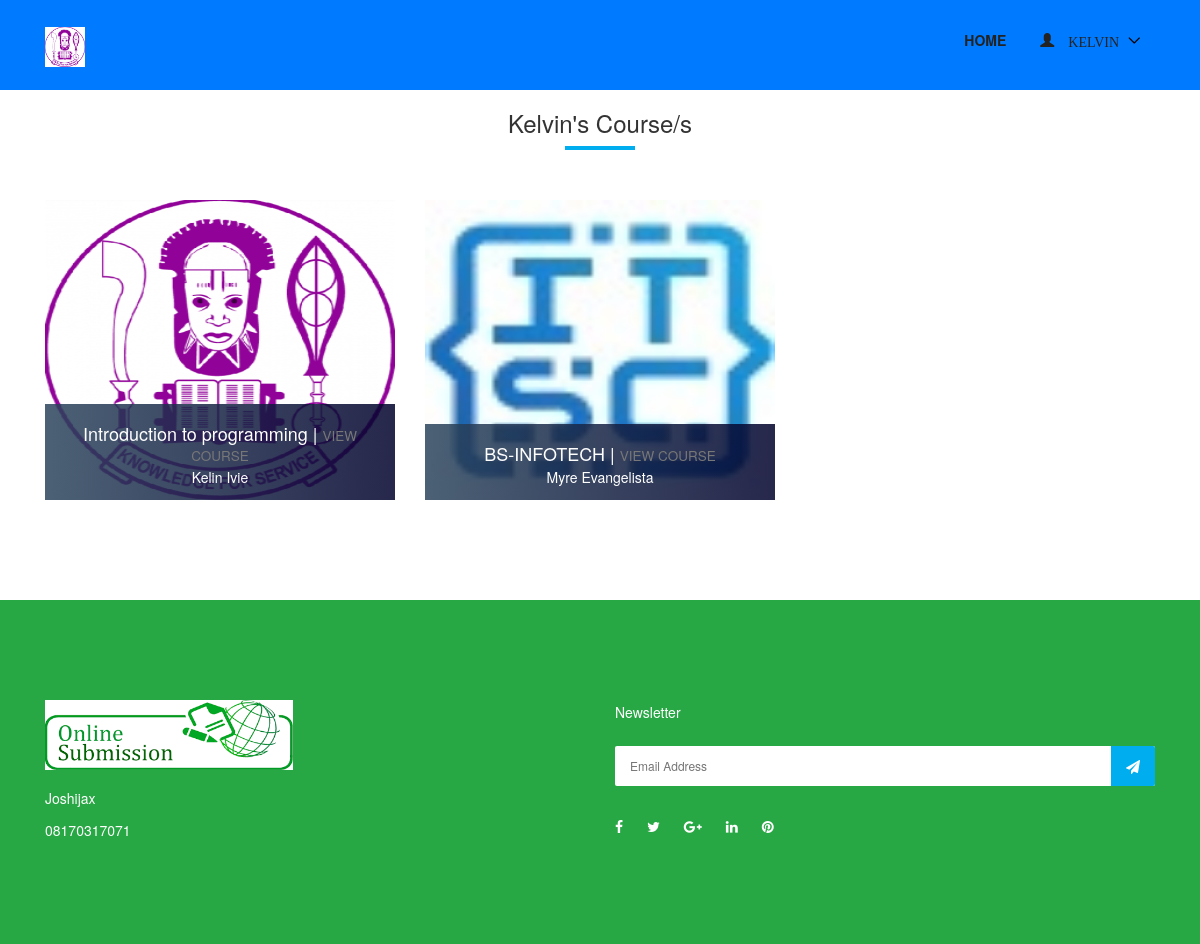
Page /course/ (signed in) on the committed database.
### authentication/models.py (models this page shows, shortened)
class User(AbstractUser):
    username = None
    role = models.CharField(max_length=12, error_messages={
        'required': "Role must be provided"
    })
    email = models.EmailField(unique=True, blank=False,
                              error_messages={
                                  'unique': "A user with that email already exists.",
                              })
    USERNAME_FIELD = "email"
    REQUIRED_FIELDS = []
    objects = UserManager()

### core/models.py (models this page shows, shortened)
class Course(models.Model):
    user = models.ForeignKey(User, on_delete=models.CASCADE)
    course_name = models.CharField(max_length=100)
    course_image = models.ImageField(upload_to='media')
    teacher_name = models.CharField(max_length=50)
    teacher_details = models.TextField()
    course_description = models.TextField()
    created_at = models.DateField(default=timezone.now)
    end_date = models.CharField(max_length=20)

### core/views.py (the view)
# urls.py: path('course/', CourseView.as_view(), name='course'),
class CourseView(ListView):
    model = Course
    template_name = 'core/instructor/courses.html'
    context_object_name = 'course'
    @method_decorator(login_required(login_url=reverse_lazy('authentication:login')))
    def dispatch(self, request, *args, **kwargs):
        return super().dispatch(self.request, *args, **kwargs)
    def get_queryset(self):
        return self.model.objects.all().order_by('-id')  # filter(user_id=self.request.user.id).order_by('-id')

### templates/core/instructor/courses.html (shortened to what this page needs)
{% extends 'base.html' %}
{% load static %}
{% block content %}
    <div class="container">
      <div class="row">
        <div class="col-12">
          <div class="section-heading text-center">
            <h3>{{ request.user.first_name }}'s Course/s</h3>
            <div class="line"></div>
          </div>
        </div>
      </div>
      <div class="row">
          {% for course in course %}
        <div class="col-12 col-sm-6 col-md-4">
          <div class="single-dentist-area mb-100">
            <img  style="height: 300px; width: 500px " src="{{ course.course_image.url }}" alt="">
            <div class="dentist-content">
              <div class="dentist-info bg-gradient-overlay">
                  <h5>{{ course.course_name }} |  <a href="{% url 'core:course-view' course.id %}"> <small>VIEW COURSE</small></a> </h5>
                <p>{{ course.teacher_name }} </p>
              </div>
            </div>
          </div>
        </div>
      {% endfor %}
      </div>
    </div>
{% endblock %}

### templates/base.html (shortened to what this page needs)
{% load static %}
<!DOCTYPE html>
<html lang="en">
<head>
  <link rel="stylesheet" href="{% static 'style.css' %}">
<link rel="stylesheet" href="https://maxcdn.bootstrapcdn.com/bootstrap/3.3.7/css/bootstrap.min.css">
</head>
<body>
   {% include 'nav.html' %}
       {% block content %}
      {% endblock %}
   <footer class="footer-area bg-img bg-success">
    <div class="container">
      <div class="row">
        <div class="col-12 col-sm-6 col-lg-6">
          <div class="single-footer-widget">
            <a href="/" class="d-block mb-4"><img style="height: 70px" src="{% static 'logo1.png' %}" alt=""></a>
            <div class="footer-contact">
              <p> Joshijax</p>
              <p> 08170317071</p>
            </div>
          </div>
        </div>
        <div class="col-12 col-sm-6 col-lg">
          <div class="single-footer-widget">
            <h5 class="widget-title">Newsletter</h5>
            <div class="footer-newsletter-form">
              <form action="#" method="post">
                <input type="email" name="nl-email" value="" placeholder="Email Address">
                <button type="submit"><i class="fa fa-paper-plane" aria-hidden="true"></i></button>
              </form>
            </div>
            <div class="footer-social-info">
              <a href="#" data-toggle="tooltip" data-placement="top" title="Facebook"><i class="fa fa-facebook"></i></a>
              <a href="#" data-toggle="tooltip" data-placement="top" title="Twitter"><i class="fa fa-twitter"></i></a>
              <a href="#" data-toggle="tooltip" data-placement="top" title="Google Plus"><i class="fa fa-google-plus"></i></a>
              <a href="#" data-toggle="tooltip" data-placement="top" title="Linkedin"><i class="fa fa-linkedin"></i></a>
              <a href="#" data-toggle="tooltip" data-placement="top" title="Pinterest"><i class="fa fa-pinterest"></i></a>
            </div>
          </div>
        </div>
      </div>
    </div>
  </footer>
</body>
</html>

### templates/nav.html (shortened to what this page needs)
{% load static %}
<header class="header-area">
    <div class="main-header-area bg-primary">
        <div class="classy-nav-container breakpoint-off">
            <div class="container">
                <nav class="classy-navbar justify-content-between" id="dentoNav">
                    <a class="nav-brand text-white" href=""><img src='{% static 'Uniben.png' %}' width="40px">
                    </a>
                    <div class="classy-menu">
                        <div class="classynav">
                            <ul id="nav">
                                <li><a href="/">Home</a></li>
                                {% if request.user.is_authenticated and request.user.role == 'instructor' %}
                                    <li>
                                        <a href="">
                                            <span class="glyphicon glyphicon-user">
                                                    {{ request.user.first_name }}
                                            </span>
                                        </a>
                                    </li>
                                {% endif %}
                            </ul>
                        </div>
                    </div>
                </nav>
            </div>
        </div>
    </div>
</header>

### static/style.css (style rules this page uses)
* { margin: 0; padding: 0; }
body { font-family: "Montserrat", sans-serif; font-weight: 400; font-size: 14px; }
h1, h2, h3, h4, h5, h6 { font-family: "Montserrat", sans-serif; color: #333333; line-height: 1.4; font-weight: 600; }
a, a:active, a:focus, a:hover { color: #333333; text-decoration: none; -webkit-transition-duration: 500ms; -o-transition-duration: 500ms; transition-duration: 500ms; outline: none; }
li { list-style: none; }
p { line-height: 1.9; color: #707070; font-size: 14px; font-weight: 400; }
img { max-width: 100%; height: auto; }
ul { margin: 0; padding: 0; }
ul li { margin: 0; padding: 0; }
.bg-gradient-overlay { position: relative; z-index: 1; }
.bg-gradient-overlay::after { position: absolute; content: ""; height: 100%; width: 100%; top: 0; left: 0; z-index: -1; background: #2c455d; background: -webkit-linear-gradient(to right, #2c455d, #00012c); background: linear-gradient(to right, #2c455d, #00012c); opacity: 0.85; }
.bg-img { background-position: center center; background-size: cover; background-repeat: no-repeat; }
.mb-100 { margin-bottom: 100px; }
.section-heading { position: relative; z-index: 1; margin-bottom: 50px; }
.section-heading .line { width: 70px; height: 4px; background-color: #00aeef; }
.section-heading.text-center .line { margin: 0 auto; }
.header-area { position: relative; z-index: 599; width: 100%; -webkit-transition-duration: 500ms; -o-transition-duration: 500ms; transition-duration: 500ms; }
.classy-nav-container { background-color: transparent; }
.classy-nav-container .classy-navbar { height: 90px; padding: 0; }
.classy-nav-container .classy-navbar .classynav ul li a { padding: 0 15px; font-weight: 600; font-size: 14px; text-transform: uppercase; }
.single-dentist-area { position: relative; z-index: 1; background-color: #f4f4f4; -webkit-transition-duration: 500ms; -o-transition-duration: 500ms; transition-duration: 500ms; }
.single-dentist-area .dentist-content { position: absolute; width: 100%; bottom: 0; }
.single-dentist-area .dentist-content .dentist-info { width: 100%; padding: 10px 15px; text-align: center; }
.single-dentist-area .dentist-content .dentist-info h5 { color: #ffffff; font-size: 18px; margin-bottom: 0; }
.single-dentist-area .dentist-content .dentist-info p { color: #ffffff; margin-bottom: 0; }
.footer-area { position: relative; z-index: 1; padding-top: 100px; }
.single-footer-widget { position: relative; z-index: 1; margin-bottom: 100px; }
.single-footer-widget .widget-title { color: #ffffff; margin-top: 5px; margin-bottom: 25px; display: block; }
.single-footer-widget p { color: #ffffff; }
.single-footer-widget .footer-contact { position: relative; z-index: 1; }
.single-footer-widget .footer-contact p { margin-bottom: 5px; font-size: 14px; }
.single-footer-widget .footer-contact p:last-child { margin-bottom: 0; }
.single-footer-widget .footer-newsletter-form { position: relative; z-index: 1; margin-bottom: 30px; margin-top: 25px; }
.single-footer-widget .footer-newsletter-form input { width: 100%; height: 40px; background-color: #ffffff; border-radius: 2px; border: none; font-size: 12px; padding: 0 15px; }
.single-footer-widget .footer-newsletter-form button { width: auto; padding: 0 15px; background-color: #00aeef; color: #ffffff; border: none; border-radius: 0 2px 2px 0; line-height: 40px; height: 40px; cursor: pointer; position: absolute; top: 0; right: 0; z-index: 10; -webkit-transition-duration: 500ms; -o-transition-duration: 500ms; transition-duration: 500ms; }
.single-footer-widget .footer-social-info a { display: inline-block; color: #ffffff; margin-right: 20px; }

### rows in the picture
User: user.first_name "KELVIN", user.first_name "Kelvin"
Course: course_image (picture), course_name "Introduction to programming", teacher_name "Kelin Ivie"
Course: course_image (picture), course_name "BS-INFOTECH", teacher_name "Myre Evangelista"
